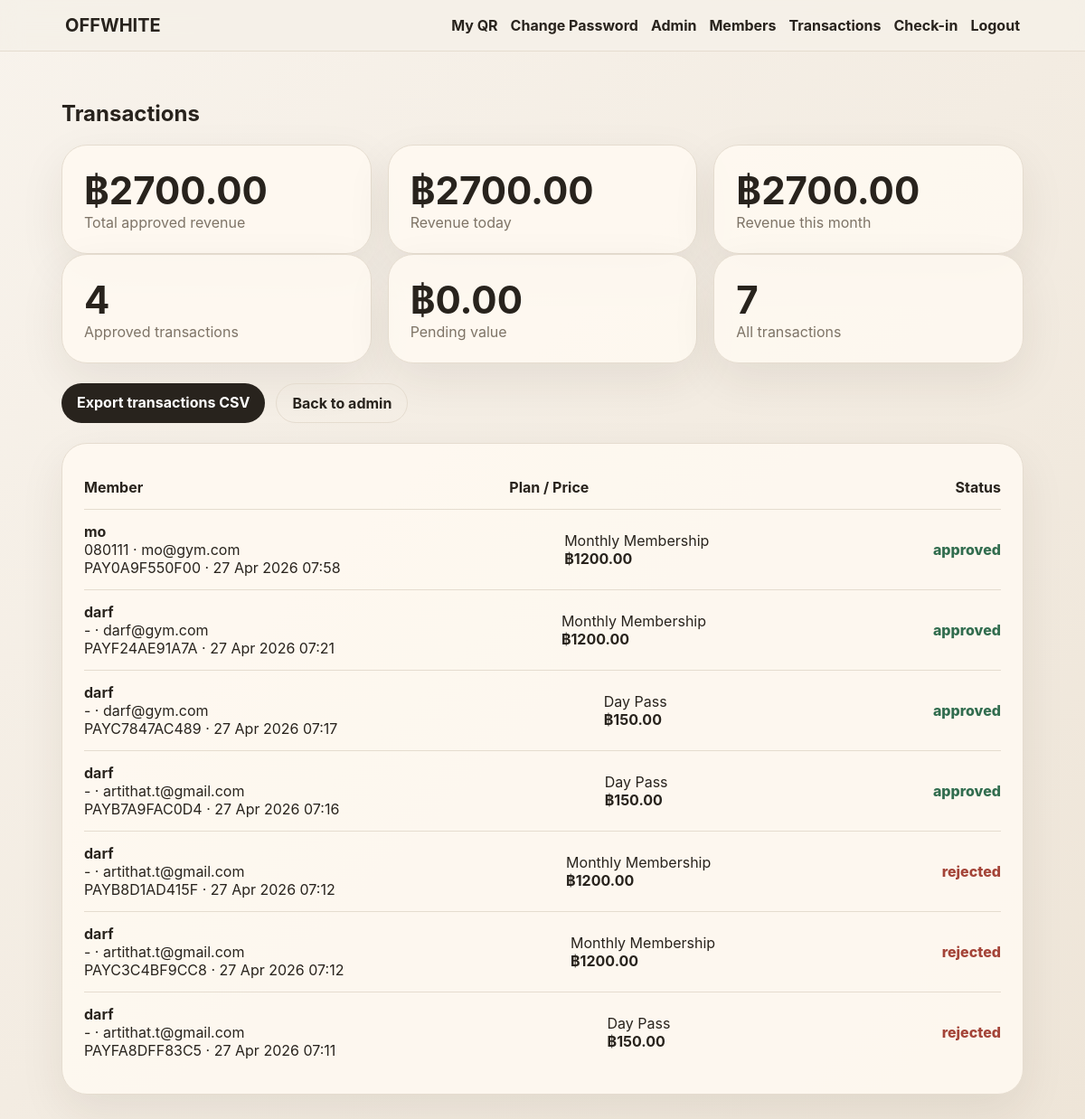
Before: /admin/transactions (signed in) with the older database file.
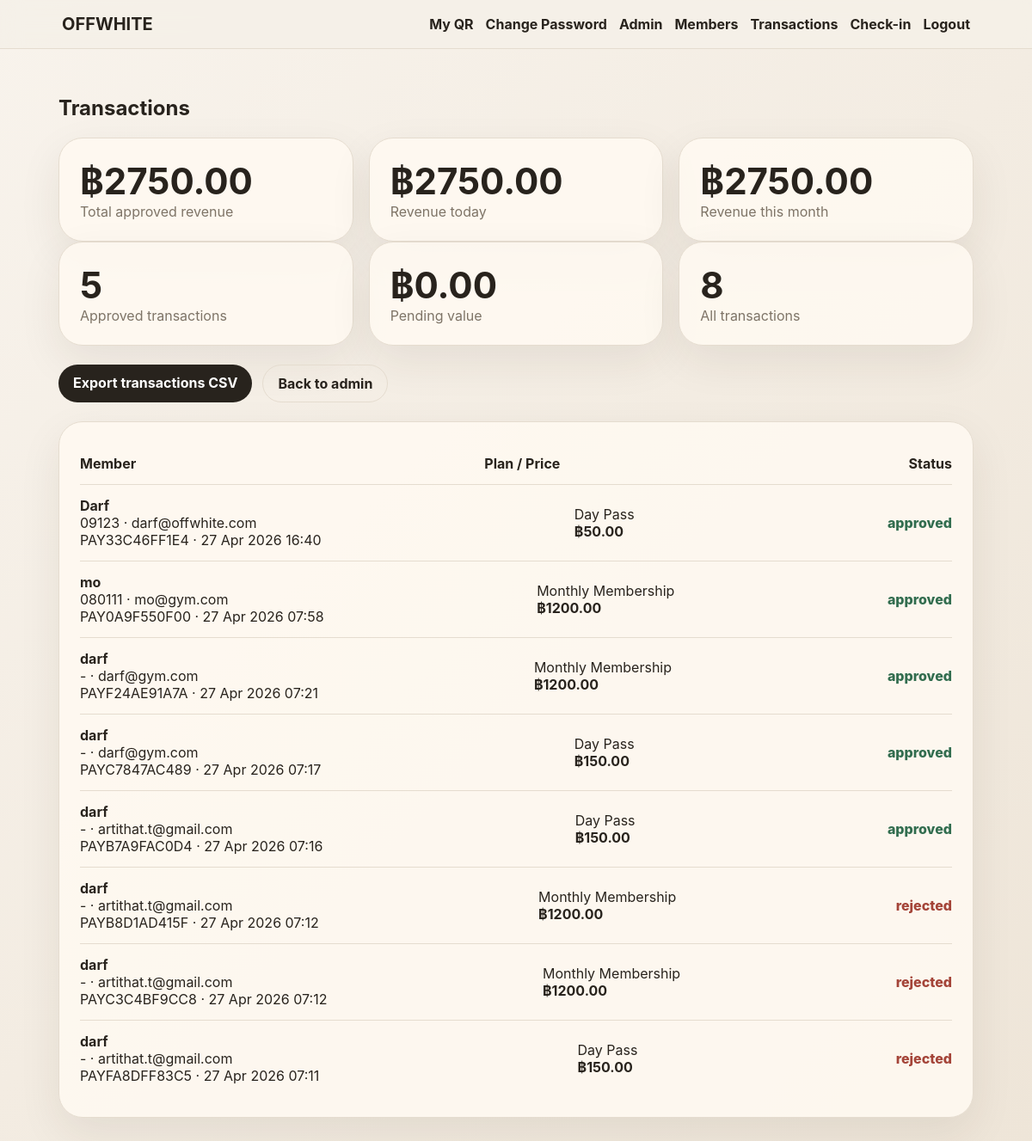
After: the same page with the newer database file.
### app.py (models this page shows)
class Payment(db.Model):
    id = db.Column(db.Integer, primary_key=True)
    ref = db.Column(db.String(30), unique=True, nullable=False)
    user_id = db.Column(db.Integer, db.ForeignKey('user.id'), nullable=False)
    plan = db.Column(db.String(30), nullable=False)
    amount = db.Column(db.Float, nullable=False)
    status = db.Column(db.String(20), default='pending') # pending, approved, rejected, auto_verified
    method = db.Column(db.String(30), default='promptpay')
    slip_note = db.Column(db.String(255))
    created_at = db.Column(db.DateTime, default=datetime.utcnow)
    approved_at = db.Column(db.DateTime)
    verified_payload = db.Column(db.Text)

class User(db.Model):
    id = db.Column(db.Integer, primary_key=True)
    name = db.Column(db.String(120), nullable=False)
    email = db.Column(db.String(160), unique=True, nullable=False)
    phone = db.Column(db.String(30))
    password_hash = db.Column(db.String(255), nullable=False)
    role = db.Column(db.String(20), default='member') # member, staff, admin
    created_at = db.Column(db.DateTime, default=datetime.utcnow)
    membership_type = db.Column(db.String(30))
    membership_expiry = db.Column(db.DateTime)
    member_qr_token = db.Column(db.String(80), unique=True, default=lambda: uuid.uuid4().hex)
    payments = db.relationship('Payment', backref='user', lazy=True)

### app.py (the view)
@app.route('/admin/transactions')
@staff_required
def transactions():
    payments = Payment.query.order_by(Payment.created_at.desc()).all()
    approved_statuses = ['approved', 'auto_verified']
    total_revenue = db.session.query(db.func.coalesce(db.func.sum(Payment.amount), 0)).filter(Payment.status.in_(approved_statuses)).scalar() or 0
    today_start = datetime.utcnow().replace(hour=0, minute=0, second=0, microsecond=0)
    month_start = datetime.utcnow().replace(day=1, hour=0, minute=0, second=0, microsecond=0)
    revenue_today = db.session.query(db.func.coalesce(db.func.sum(Payment.amount), 0)).filter(Payment.status.in_(approved_statuses), Payment.approved_at >= today_start).scalar() or 0
    revenue_month = db.session.query(db.func.coalesce(db.func.sum(Payment.amount), 0)).filter(Payment.status.in_(approved_statuses), Payment.approved_at >= month_start).scalar() or 0
    pending_total = db.session.query(db.func.coalesce(db.func.sum(Payment.amount), 0)).filter_by(status='pending').scalar() or 0
    approved_count = Payment.query.filter(Payment.status.in_(approved_statuses)).count()
    return render_template('transactions.html', payments=payments, total_revenue=total_revenue, revenue_today=revenue_today, revenue_month=revenue_month, pending_total=pending_total, approved_count=approved_count)

### app.py (called while the page is built)
def current_user():
    uid = session.get('user_id')
    return User.query.get(uid) if uid else None

@app.context_processor
def inject_globals():
    return dict(current_user=current_user(), gym_name=GYM_NAME, payment_mode=PAYMENT_MODE, plans=PLANS)

def staff_required(fn):
    @wraps(fn)
    def wrapper(*args, **kwargs):
        u = current_user()
        if not u or u.role not in ['staff', 'admin']:
            flash('Staff access required.', 'danger')
            return redirect(url_for('home'))
        return fn(*args, **kwargs)
    return wrapper

### templates/transactions.html
{% extends 'base.html' %}{% block content %}<h2>Transactions</h2><div class="grid3"><div class="metric"><b>฿{{'%.2f'|format(total_revenue)}}</b><span>Total approved revenue</span></div><div class="metric"><b>฿{{'%.2f'|format(revenue_today)}}</b><span>Revenue today</span></div><div class="metric"><b>฿{{'%.2f'|format(revenue_month)}}</b><span>Revenue this month</span></div></div><div class="grid3"><div class="metric"><b>{{approved_count}}</b><span>Approved transactions</span></div><div class="metric"><b>฿{{'%.2f'|format(pending_total)}}</b><span>Pending value</span></div><div class="metric"><b>{{payments|length}}</b><span>All transactions</span></div></div><div class="actions"><a class="btn" href="{{url_for('export_csv')}}">Export transactions CSV</a><a class="btn ghost" href="{{url_for('admin_dashboard')}}">Back to admin</a></div><div class="card table"><div class="row header"><b>Member</b><b>Plan / Price</b><b>Status</b></div>{% for p in payments %}<div class="row"><div><b>{{p.user.name}}</b><br><span>{{p.user.phone or '-'}} · {{p.user.email}}</span><br><span>{{p.ref}} · {{p.created_at.strftime('%d %b %Y %H:%M')}}</span></div><div>{{plans[p.plan].name if p.plan in plans else p.plan}}<br><b>฿{{'%.2f'|format(p.amount)}}</b></div><div><span class="status {{'good' if p.status in ['approved','auto_verified'] else 'bad' if p.status=='rejected' else ''}}">{{p.status}}</span></div></div>{% else %}<p class="hint">No transactions yet.</p>{% endfor %}</div>{% endblock %}

### templates/base.html (shortened to what this page needs)
<!doctype html><html lang="en"><head>
<link rel="stylesheet" href="{{ url_for('static', filename='style.css') }}">
</head><body>
<nav class="nav"><a class="brand" href="{{ url_for('home') }}">{{ gym_name }}</a><div>
{% if current_user %}
<a href="{{ url_for('dashboard') }}">My QR</a><a href="{{ url_for('change_password') }}">Change Password</a>{% if current_user.role in ['admin','staff'] %}<a href="{{ url_for('admin_dashboard') }}">Admin</a><a href="{{ url_for('members') }}">Members</a><a href="{{ url_for('transactions') }}">Transactions</a><a href="{{ url_for('checkin') }}">Check-in</a>{% endif %}<a href="{{ url_for('logout') }}">Logout</a>
{% else %}<a href="{{ url_for('login') }}">Login</a><a class="pill" href="{{ url_for('register') }}">Join</a>{% endif %}
</div></nav>
<main class="wrap">
{% block content %}{% endblock %}
</main>
</body></html>

### static/style.css (style rules this page uses)
:root { --bg:#f5f0e8;--card:#fffaf2;--ink:#28231d;--muted:#7e7467;--line:#e5dccf;--accent:#8b6f47;--accent2:#2f3b2f;--bad:#a44438;--good:#326d4f }
* { box-sizing:border-box }
body { margin:0;background:linear-gradient(135deg,#f8f3ec,#eee5d8);color:var(--ink);font-family:-apple-system,BlinkMacSystemFont,"Segoe UI",Roboto,Arial,sans-serif }
.nav { position:sticky;top:0;z-index:5;display:flex;justify-content:space-between;align-items:center;padding:16px 6vw;background:rgba(245,240,232,.86);backdrop-filter:blur(12px);border-bottom:1px solid var(--line) }
a { color:var(--ink);text-decoration:none }
.nav a { margin-left:14px;font-weight:650 }
.brand { font-size:20px;margin-left:0!important }
.pill,.btn { background:var(--ink);color:#fff!important;padding:11px 17px;border-radius:999px;border:0;display:inline-block;font-weight:750;cursor:pointer }
.btn.ghost { background:transparent;color:var(--ink)!important;border:1px solid var(--line) }
.wrap { max-width:1100px;margin:auto;padding:34px 18px }
.hero-card,.card,.form-card,.metric { background:rgba(255,250,242,.88);border:1px solid var(--line);border-radius:28px;padding:24px;box-shadow:0 18px 50px rgba(48,35,20,.08) }
.grid3 { display:grid;grid-template-columns:repeat(3,1fr);gap:18px }
.actions { display:flex;gap:12px;flex-wrap:wrap;margin:22px 0 }
.status { font-weight:850 }
.good { color:var(--good) }
.bad { color:var(--bad) }
.metric b { font-size:42px;display:block }
.metric span { color:var(--muted) }
.row { display:flex;justify-content:space-between;align-items:center;gap:12px;padding:14px 0;border-bottom:1px solid var(--line) }
.row:last-child { border-bottom:0 }

Changed rows visible on the page:
added Payment: user.name "Darf", user "09123", user.email "darf@offwhite.com", ref "PAY33C46FF1E4", created_at "27 Apr 2026 16:40", plan "Day Pass", amount "50.00", status "approved"
Other visible differences:
{{ '%.2f'|format(total_revenue) }}: "2700.00" → "2750.00"
{{ '%.2f'|format(revenue_today) }}: "2700.00" → "2750.00"
{{ '%.2f'|format(revenue_month) }}: "2700.00" → "2750.00"
{{ approved_count }}: "4" → "5"
{{ payments|length }}: "7" → "8"
